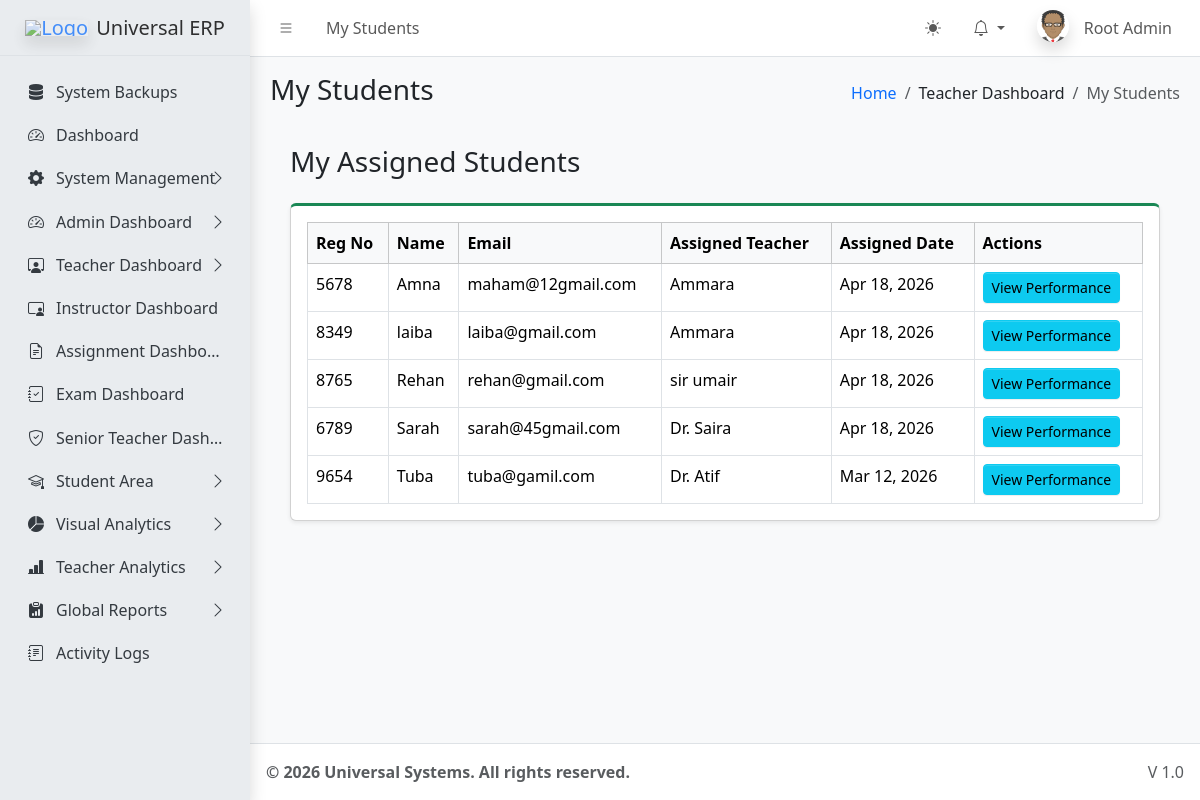
The page /dashboards/teacher/my_students.php (signed in) on the database its author committed.
### tables this page shows
CREATE TABLE `sys_pages` (
  `id` int(11) NOT NULL,
  `parent_id` int(11) DEFAULT 0,
  `page_name` varchar(100) NOT NULL,
  `page_url` varchar(255) DEFAULT '#',
  `icon_class` varchar(50) DEFAULT 'bi bi-circle',
  `sort_order` int(11) DEFAULT 0
);

CREATE TABLE `users` (
  `id` int(11) NOT NULL,
  `name` varchar(100) NOT NULL,
  `email` varchar(100) NOT NULL,
  `password` varchar(255) NOT NULL,
  `role` varchar(50) NOT NULL,
  `identity_no` varchar(50) DEFAULT NULL,
  `registration_no` varchar(50) DEFAULT NULL,
  `is_active` tinyint(1) DEFAULT 1,
  `created_at` timestamp NOT NULL DEFAULT current_timestamp()
);

CREATE TABLE `teacher_student_assign` (
  `id` int(11) NOT NULL,
  `teacher_id` int(11) NOT NULL,
  `student_id` int(11) NOT NULL,
  `assigned_date` timestamp NOT NULL DEFAULT current_timestamp()
);

### dashboards/teacher/my_students.php (the view, shortened to what this page needs)
<?php
require_once '../../core/db.php';
require_once '../../includes/header.php';
if ($_SESSION['role'] === 'admin' || $_SESSION['role'] === 'super_admin') {
    $stmt = $pdo->prepare("
        SELECT u.id, u.name, u.email, u.registration_no, a.assigned_date, t.name as teacher_col
        FROM users u
        JOIN teacher_student_assign a ON u.id = a.student_id
        JOIN users t ON a.teacher_id = t.id
        ORDER BY u.name ASC
    ");
    $stmt->execute();
}
$students = $stmt->fetchAll();
?>
<div class="app-content-header">
    <div class="container-fluid">
        <div class="row">
            <div class="col-sm-6"><h3>My Assigned Students</h3></div>
        </div>
    </div>
</div>
<div class="app-content">
    <div class="container-fluid">
        <div class="card card-outline card-success shadow-sm">
            <div class="card-body">
                <table class="table table-bordered table-hover">
                    <thead class="table-light">
                        <tr>
                            <th>Reg No</th>
                            <th>Name</th>
                            <th>Email</th>
                            <?php if ($_SESSION['role'] === 'admin' || $_SESSION['role'] === 'super_admin') echo '<th>Assigned Teacher</th>'; ?>
                            <th>Assigned Date</th>
                            <th>Actions</th>
                        </tr>
                    </thead>
                    <tbody>
                        <?php foreach($students as $s): ?>
                        <tr>
                            <td><?= htmlspecialchars($s['registration_no']) ?></td>
                            <td><?= htmlspecialchars($s['name']) ?></td>
                            <td><?= htmlspecialchars($s['email']) ?></td>
                            <?php if ($_SESSION['role'] === 'admin' || $_SESSION['role'] === 'super_admin') echo '<td>'.htmlspecialchars($s['teacher_col']).'</td>'; ?>
                            <td><?= date('M d, Y', strtotime($s['assigned_date'])) ?></td>
                            <td>
                                <a href="student_performance.php?id=<?= $s['id'] ?>" class="btn btn-sm btn-info">View Performance</a>
                            </td>
                        </tr>
                        <?php endforeach; ?>
                    </tbody>
                </table>
            </div>
        </div>
    </div>
</div>
<?php require_once '../../includes/footer.php'; ?>

### includes/header.php (shortened to what this page needs)
<?php
require_once __DIR__ . '/../core/session.php';
$settings = [];
$stmt = $pdo->query("SELECT * FROM system_settings");
while ($row = $stmt->fetch()) {
    $settings[$row['setting_key']] = $row['setting_value'];
}
$current_url = substr($_SERVER['SCRIPT_NAME'], strlen('/universal/'));
$pageStmt = $pdo->prepare("SELECT * FROM sys_pages WHERE page_url LIKE ? LIMIT 1");
$pageStmt->execute(["%$current_url%"]);
$currentPageData = $pageStmt->fetch();
$pageTitle = $currentPageData['page_name'] ?? 'Dashboard';
$pageId = $currentPageData['id'] ?? 0;
$breadcrumbs = [];
if ($currentPageData) {
    $crumbId = $currentPageData['id'];
    while($crumbId != 0) {
        $crumbStmt = $pdo->prepare("SELECT id, parent_id, page_name, page_url FROM sys_pages WHERE id = ?");
        $crumbStmt->execute([$crumbId]);
        $crumb = $crumbStmt->fetch();
        array_unshift($breadcrumbs, $crumb);
        $crumbId = $crumb['parent_id'];
    }
}
?>
<!DOCTYPE html>
<html lang="en"> <head>
    <link rel="stylesheet" href="<?= BASE_URL ?>assets/css/bootstrap.min.css" />
    <link rel="stylesheet" href="<?= BASE_URL ?>assets/css/bootstrap-icons.css" />
    <link rel="stylesheet" href="<?= BASE_URL ?>assets/css/adminlte.min.css" />
    <link rel="stylesheet" href="https://cdnjs.cloudflare.com/ajax/libs/font-awesome/6.4.2/css/all.min.css" />
</head>
<body class="layout-fixed sidebar-expand-lg bg-body-tertiary">
<div class="app-wrapper">
    <nav class="app-header navbar navbar-expand bg-body">
        <div class="container-fluid">
            <ul class="navbar-nav">
                <li class="nav-item"> <a class="nav-link" data-lte-toggle="sidebar" href="#" role="button"><i class="bi bi-list"></i></a> </li>
                <li class="nav-item d-none d-md-block"> <a href="#" class="nav-link"><?= $pageTitle ?></a> </li>
            </ul>
            <ul class="navbar-nav ms-auto">
                <li class="nav-item">
                    <button class="btn btn-link nav-link" id="theme-toggle" type="button">
                        <i class="bi bi-sun-fill" id="theme-icon"></i>
                    </button>
                </li>
                <li class="nav-item dropdown">
                    <a class="nav-link dropdown-toggle" data-bs-toggle="dropdown" href="#" aria-expanded="false">
                        <i class="bi bi-bell"></i>
                    </a>
                </li>
                <li class="nav-item dropdown user-menu">
                    <a href="#" class="nav-link dropdown-toggle" data-bs-toggle="dropdown">
                        <img src="<?= !empty($_SESSION['avatar']) ? $_SESSION['avatar'] : BASE_URL.'assets/img/avatar.png' ?>" class="user-image rounded-circle shadow" alt="User Image">
                        <span class="d-none d-md-inline ms-1"><?= htmlspecialchars($_SESSION['name']) ?></span>
                    </a>
                </li>
            </ul>
        </div>
    </nav>
    <?php include __DIR__ . '/sidebar.php'; ?>
    <main class="app-main">
        <div class="app-content-header">
            <div class="container-fluid">
                <div class="row">
                    <div class="col-sm-6"><h3 class="mb-0"><?= $pageTitle ?></h3></div>
                    <div class="col-sm-6">
                        <ol class="breadcrumb float-sm-end">
                            <li class="breadcrumb-item"><a href="<?= BASE_URL ?>">Home</a></li>
                            <?php foreach($breadcrumbs as $b): ?>
                                <li class="breadcrumb-item <?= ($b['id'] == $pageId) ? 'active' : '' ?>">
                                    <?= htmlspecialchars($b['page_name']) ?>
                                </li>
                            <?php endforeach; ?>
                        </ol>
                    </div>
                </div>
            </div>
        </div>
        <div class="app-content">
            <div class="container-fluid">

### includes/sidebar.php (shortened to what this page needs)
<aside class="app-sidebar bg-body-secondary shadow">
    <div class="sidebar-brand">
        <a href="<?= BASE_URL ?>index.php" class="brand-link">
            <img src="<?= $settings['system_logo'] ?>" alt="Logo" class="brand-image opacity-75 shadow">
            <span class="brand-text fw-light"><?= $settings['system_name'] ?></span>
        </a>
    </div>
    <div class="sidebar-wrapper">
        <nav class="mt-2">
            <ul class="nav sidebar-menu flex-column" data-lte-toggle="treeview" role="menu" data-accordion="false">
                <?php
                function buildMenu($pdo, $parentId = 0, $userRole, $currentUrl)
                {
                    $sql = "
                        SELECT p.* FROM sys_pages p
                        JOIN role_access ra ON p.id = ra.page_id
                        WHERE p.parent_id = ? AND ra.role_key = ?
                        ORDER BY p.sort_order ASC
                    ";
                    $stmt = $pdo->prepare($sql);
                    $stmt->execute([$parentId, $userRole]);
                    $items = $stmt->fetchAll();
                    foreach ($items as $item) {
                        $childStmt = $pdo->prepare("SELECT COUNT(*) FROM sys_pages WHERE parent_id = ?");
                        $childStmt->execute([$item['id']]);
                        $hasChildren = $childStmt->fetchColumn() > 0;
                        $isActive = (strpos($currentUrl, $item['page_url']) !== false && $item['page_url'] !== '#');
                        $menuOpen = $isActive ? 'menu-open' : '';
                        $activeClass = $isActive ? 'active' : '';
                        echo '<li class="nav-item ' . $menuOpen . '">';
                        echo '<a href="' . ($hasChildren ? '#' : BASE_URL . $item['page_url']) . '" class="nav-link ' . $activeClass . '">';
                        echo '<i class="nav-icon ' . $item['icon_class'] . '"></i>';
                        echo '<p>' . htmlspecialchars($item['page_name']);
                        if ($hasChildren) {
                            echo '<i class="nav-arrow bi bi-chevron-right"></i>';
                        }
                        echo '</p></a>';
                        if ($hasChildren) {
                            buildMenu($pdo, $item['id'], $userRole, $currentUrl);
                        }
                        echo '</li>';
                    }
                }
                $cur = substr($_SERVER['SCRIPT_NAME'], strlen('/universal/'));
                buildMenu($pdo, 0, $_SESSION['role'], $cur);
                ?>
            </ul>
        </nav>
    </div>
</aside>

### includes/header.php (style rules this page uses)
.user-image { width: 30px; height: 30px; object-fit: cover; }

### rows shown on the page
sys_pages: page_name "My Students"
sys_pages: page_name "System Backups"
sys_pages: page_name "Dashboard"
sys_pages: page_name "System Management"
sys_pages: page_name "Admin Dashboard"
sys_pages: page_name "Teacher Dashboard"
sys_pages: page_name "Instructor Dashboard"
sys_pages: page_name "Assignment Dashbo…"
sys_pages: page_name "Exam Dashboard"
sys_pages: page_name "Senior Teacher Dash…"
sys_pages: page_name "Student Area"
sys_pages: page_name "Visual Analytics"
sys_pages: page_name "Teacher Analytics"
sys_pages: page_name "Global Reports"
sys_pages: page_name "Activity Logs"
users: registration_no "5678", name "Amna", email "maham@12gmail.com", users.name "Ammara", teacher_student_assign.assigned_date "Apr 18, 2026"
users: registration_no "8349", name "laiba", email "laiba@gmail.com", users.name "Ammara", teacher_student_assign.assigned_date "Apr 18, 2026"
users: registration_no "8765", name "Rehan", email "rehan@gmail.com", users.name "sir umair", teacher_student_assign.assigned_date "Apr 18, 2026"
users: registration_no "6789", name "Sarah", email "sarah@45gmail.com", users.name "Dr. Saira", teacher_student_assign.assigned_date "Apr 18, 2026"
users: registration_no "9654", name "Tuba", email "tuba@gamil.com", users.name "Dr. Atif", teacher_student_assign.assigned_date "Mar 12, 2026"

### other values the page prints
$_SESSION['name'] "Root Admin"
$settings['system_name'] "Universal ERP"
$settings['footer_text'] "© 2026 Universal Systems. All rights reserved."
